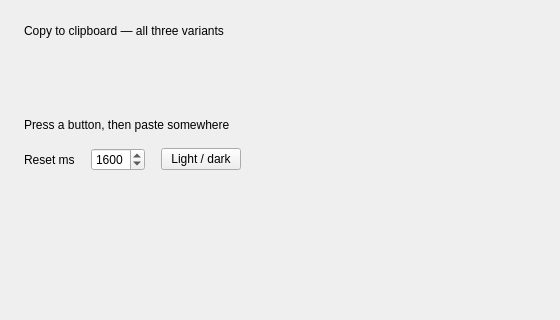
<?xml version="1.0" encoding="UTF-8"?>
<ui version="4.0">
 <class>MainWindow</class>
 <widget class="QMainWindow" name="MainWindow">
  <property name="geometry">
   <rect>
    <x>0</x>
    <y>0</y>
    <width>560</width>
    <height>320</height>
   </rect>
  </property>
  <property name="windowTitle">
   <string>QCustomCopyButton</string>
  </property>
  <widget class="QWidget" name="centralwidget">
   <layout class="QVBoxLayout" name="verticalLayout">
    <property name="spacing">
     <number>16</number>
    </property>
    <property name="leftMargin">
     <number>24</number>
    </property>
    <property name="topMargin">
     <number>24</number>
    </property>
    <property name="rightMargin">
     <number>24</number>
    </property>
    <property name="bottomMargin">
     <number>24</number>
    </property>
    <item>
     <widget class="QLabel" name="titleLabel">
      <property name="text">
       <string>Copy to clipboard — all three variants</string>
      </property>
     </widget>
    </item>
    <item>
     <widget class="QCustomCopyButton" name="copyOutline">
      <property name="payload" stdset="0">
       <string>sk-live-outline-abc123</string>
      </property>
      <property name="text" stdset="0">
       <string>Copy outline key</string>
      </property>
      <property name="variant" stdset="0">
       <string>outline</string>
      </property>
     </widget>
    </item>
    <item>
     <widget class="QCustomCopyButton" name="copyGhost">
      <property name="payload" stdset="0">
       <string>sk-live-ghost-abc123</string>
      </property>
      <property name="text" stdset="0">
       <string>Copy ghost key</string>
      </property>
      <property name="variant" stdset="0">
       <string>ghost</string>
      </property>
     </widget>
    </item>
    <item>
     <widget class="QCustomCopyButton" name="copySolid">
      <property name="payload" stdset="0">
       <string>sk-live-solid-abc123</string>
      </property>
      <property name="text" stdset="0">
       <string>Copy solid key</string>
      </property>
      <property name="variant" stdset="0">
       <string>solid</string>
      </property>
     </widget>
    </item>
    <item>
     <widget class="QCustomCopyButton" name="copyIconOnly">
      <property name="payload" stdset="0">
       <string>short</string>
      </property>
      <property name="iconOnly" stdset="0">
       <bool>true</bool>
      </property>
     </widget>
    </item>
    <item>
     <widget class="QLabel" name="statusLabel">
      <property name="text">
       <string>Press a button, then paste somewhere</string>
      </property>
     </widget>
    </item>
    <item>
     <layout class="QHBoxLayout" name="controlsRow">
      <item>
       <widget class="QLabel" name="delayLabel">
        <property name="text">
         <string>Reset ms</string>
        </property>
       </widget>
      </item>
      <item>
       <widget class="QSpinBox" name="delaySpin">
        <property name="minimum">
         <number>0</number>
        </property>
        <property name="maximum">
         <number>6000</number>
        </property>
        <property name="singleStep">
         <number>200</number>
        </property>
        <property name="value">
         <number>1600</number>
        </property>
       </widget>
      </item>
      <item>
       <widget class="QPushButton" name="themeButton">
        <property name="text">
         <string>Light / dark</string>
        </property>
       </widget>
      </item>
      <item>
       <spacer name="controlsSpacer">
        <property name="orientation">
         <enum>Qt::Horizontal</enum>
        </property>
        <property name="sizeHint" stdset="0">
         <size>
          <width>40</width>
          <height>20</height>
         </size>
        </property>
       </spacer>
      </item>
     </layout>
    </item>
    <item>
     <spacer name="verticalSpacer">
      <property name="orientation">
       <enum>Qt::Vertical</enum>
      </property>
      <property name="sizeHint" stdset="0">
       <size>
        <width>20</width>
        <height>40</height>
       </size>
      </property>
     </spacer>
    </item>
   </layout>
  </widget>
 </widget>
 <customwidgets>
  <customwidget>
   <class>QCustomCopyButton</class>
   <extends>QWidget</extends>
   <header location="global">Custom_Widgets.QCustomCopyButton.h</header>
  </customwidget>
 </customwidgets>
 <resources/>
 <connections/>
</ui>
